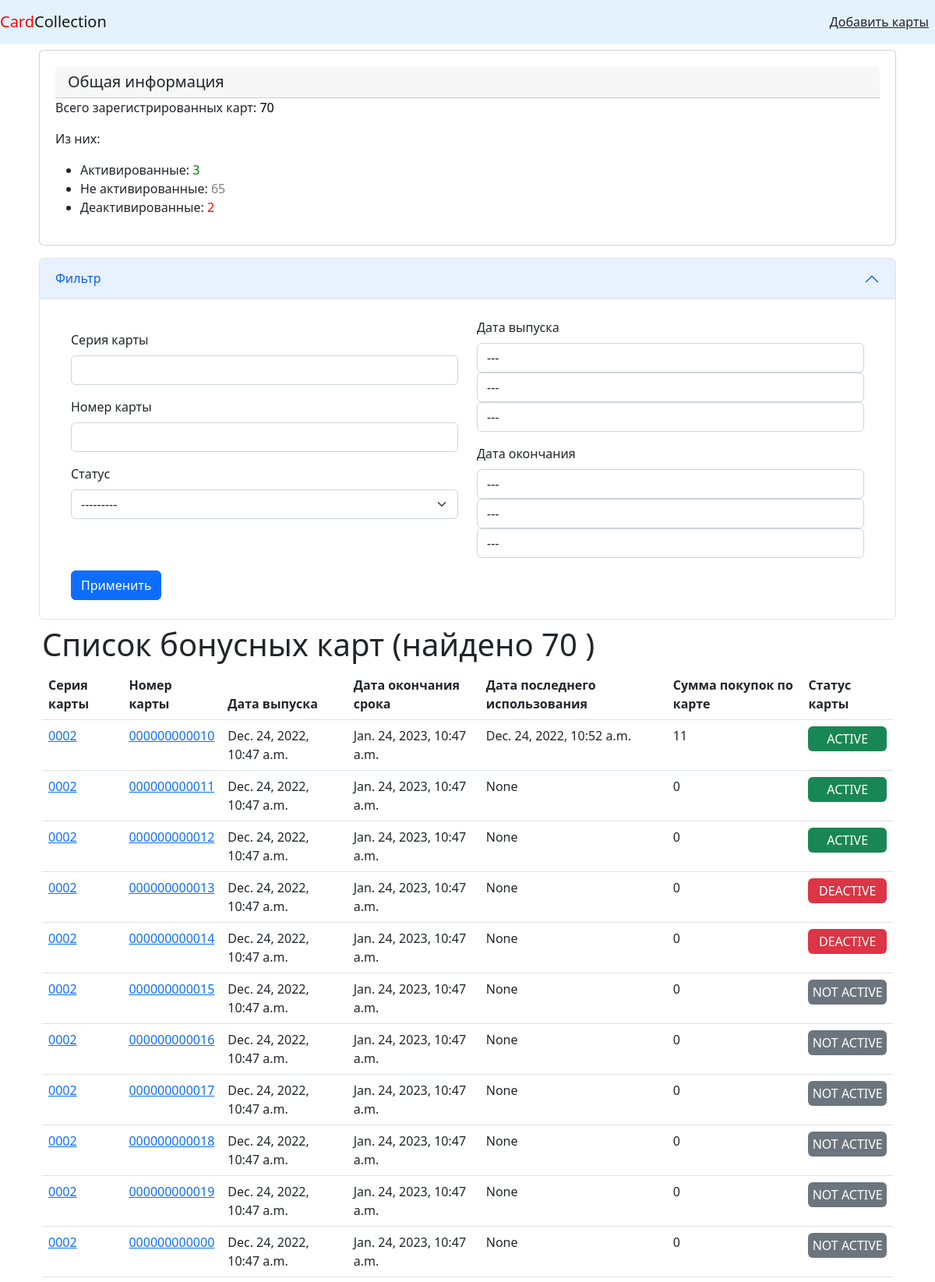
The page / (upper part) on the database its author committed.
### bonuscards/models.py (models this page shows, shortened)
class BonusCard(models.Model):
    card_series = models.CharField(max_length=4, validators=[validate_numbers],
                                   verbose_name='Серия карты')
    card_number = models.CharField(max_length=12, validators=[validate_numbers],
                                   verbose_name='Номер карты')
    release_date = models.DateTimeField(auto_now_add=True, verbose_name='Дата выпуска', )
    expire_date = models.DateTimeField(auto_now_add=False, verbose_name='Дата окончания', )
    last_active_date = models.DateTimeField(auto_now_add=False, verbose_name='Дата последнего использования', blank=True, null=True,
                                            default=None)
    total_purchases = models.PositiveIntegerField(default=0)
    status = models.CharField(max_length=100, choices=CARD_STATUS, default="NOT ACTIVE", verbose_name='Статус')
    class Meta:
        verbose_name = 'Bonus_Card'
        ordering = ('-release_date',)
        unique_together = ('card_series', 'card_number')

### bonuscards/views.py (the view)
# urls.py: path('', views.CardsView.as_view(), name='index'),
class CardsView(ListView):
    model = BonusCard
    context_object_name = 'bonuscards'
    template_name = 'main_page_with_filters_and_stats.html'
    def get_context_data(self, **kwargs):
        context = super().get_context_data(**kwargs)
        filtered_cards = CardFilter(self.request.GET, queryset=self.get_queryset())
        context['filter_form'] = filtered_cards.form
        context['filter_items_count'] = filtered_cards.qs.count()
        paginator = Paginator(filtered_cards.qs, 50)
        page = self.request.GET.get('page')
        try:
            context['filter_qs'] = paginator.page(page)
        except PageNotAnInteger:
            context['filter_qs'] = paginator.page(1)
        except EmptyPage:
            context['filter_qs'] = paginator.page(paginator.num_pages)
        context['total_cards'] = BonusCard.objects.all().count
        context['active_cards'] = BonusCard.objects.filter(status='ACTIVE').count()
        context['deactive_cards'] = BonusCard.objects.filter(status='DEACTIVE').count()
        context['not_active_cards'] = BonusCard.objects.filter(status='NOT ACTIVE').count()
        return context

### templates/main_page_with_filters_and_stats.html (shortened to what this page needs)
{% extends "base.html" %}
{% load crispy_forms_tags %}
{% load crispy_forms_filters %}
{% block content %}
    <div class="container p-2 ">
        <div class="card p-1">
            <div class="card-body">
                <h5 class="card-header">Общая информация</h5>
                <p class="card-text">Всего зарегистрированных карт: <span
                        style="color:black">{{ total_cards }}</span></p>
                <p class="card-text">Из них:</p>
                <ul>
                    <li>
                        <p class="card-text">Активированные: <span style="color:Green">{{ active_cards }}</span>
                        </p></li>
                    <li><p class="card-text">Не активированные: <span
                            style="color:Grey">{{ not_active_cards }}</span></p></li>
                    <li><p class="card-text">Деaктивированные: <span style="color:Red">{{ deactive_cards }}</span>
                    </p></li>
                </ul>
            </div>
        </div>
    </div>
    <div class="accordion p-2" id="accordionExample">
        <div class="accordion-item">
            <h2 class="accordion-header" id="headingOne">
                <button class="accordion-button" type="button" data-bs-toggle="collapse" data-bs-target="#collapseOne"
                        aria-expanded="true" aria-controls="collapseOne">
                    Фильтр
                </button>
            </h2>
            <div id="collapseOne" class="accordion-collapse collapse show" aria-labelledby="headingOne"
                 data-bs-parent="#accordionExample">
                <div class="accordion-body">
                    <div class="container p-2">
                            <form method="GET">
                                <div class="container overflow-hidden">
                                    <div class="row gy-5">
                                        <div class="col-6">
                                            <p>{{ filter_form.card_series|as_crispy_field }}</p>
                                            {{ filter_form.card_number|as_crispy_field }}
                                            {{ filter_form.status|as_crispy_field }}
                                        </div>
                                        <div class="col-6">
                                            {{ filter_form.release_date|as_crispy_field }}
                                            {{ filter_form.expire_date|as_crispy_field }}
                                        </div>
                                    </div>
                                    <button type="submit" class="btn btn-primary">Применить</button>
                                </div>
                            </form>
                        </div>
                </div>
            </div>
        </div>
    </div>
        <div class="container">
            {% if filter_qs %}
                <h1> Список бонусных карт (найдено {{ filter_items_count }} ) </h1>
                <table class="table">
                    {% include "mult_cards_table_head.html" %}
                    {% for card in filter_qs.object_list %}
                        {% include "card_item.html" with card=card %}
                    {% endfor %}
                </table>
            {% else %}
                <h5>Карт не найдено</h5>
            {% endif %}
        </div>
{% endblock %}

### templates/card_item.html
<tr>
    <td><a href=http://127.0.0.1:8000/?card_series={{ card.card_series }}>{{ card.card_series }}</a></td>
    <td>
        <a href="{% url 'card_detail' card_series=card.card_series card_number=card.card_number %}">{{ card.card_number }}</a>
    </td>
    <td>{{ card.release_date }}</td>
    <td>{{ card.expire_date }}</td>
    <td>{{ card.last_active_date }}</td>
    <td>{{ card.total_purchases }}</td>
    <td>
        {% if card.status == "NOT ACTIVE" %}
            <div class="p-1 mb-1 bg-secondary text-white rounded text-center">
                {{ card.status }}
            </div>
            {% elif card.status == "ACTIVE" %}
            <div class="p-1 mb-1 bg-success text-white rounded text-center">
                {{ card.status }}
            </div>
        {% else %}
            <div class="p-1 mb-1 bg-danger text-white rounded text-center">
                {{ card.status }}
            </div>
        {% endif %}
    </td>
</tr>

### rows shown on the page
BonusCard: card_series "0002", card_number "000000000010", release_date "Dec. 24, 2022, 10:47 a.m.", expire_date "Jan. 24, 2023, 10:47 a.m.", last_active_date "Dec. 24, 2022, 10:52 a.m.", total_purchases "11", status "ACTIVE"
BonusCard: card_series "0002", card_number "000000000011", release_date "Dec. 24, 2022, 10:47 a.m.", expire_date "Jan. 24, 2023, 10:47 a.m.", last_active_date "None", total_purchases "0", status "ACTIVE"
BonusCard: card_series "0002", card_number "000000000012", release_date "Dec. 24, 2022, 10:47 a.m.", expire_date "Jan. 24, 2023, 10:47 a.m.", last_active_date "None", total_purchases "0", status "ACTIVE"
BonusCard: card_series "0002", card_number "000000000013", release_date "Dec. 24, 2022, 10:47 a.m.", expire_date "Jan. 24, 2023, 10:47 a.m.", last_active_date "None", total_purchases "0", status "DEACTIVE"
BonusCard: card_series "0002", card_number "000000000014", release_date "Dec. 24, 2022, 10:47 a.m.", expire_date "Jan. 24, 2023, 10:47 a.m.", last_active_date "None", total_purchases "0", status "DEACTIVE"
BonusCard: card_series "0002", card_number "000000000015", release_date "Dec. 24, 2022, 10:47 a.m.", expire_date "Jan. 24, 2023, 10:47 a.m.", last_active_date "None", total_purchases "0", status "NOT ACTIVE"
BonusCard: card_series "0002", card_number "000000000016", release_date "Dec. 24, 2022, 10:47 a.m.", expire_date "Jan. 24, 2023, 10:47 a.m.", last_active_date "None", total_purchases "0", status "NOT ACTIVE"
BonusCard: card_series "0002", card_number "000000000017", release_date "Dec. 24, 2022, 10:47 a.m.", expire_date "Jan. 24, 2023, 10:47 a.m.", last_active_date "None", total_purchases "0", status "NOT ACTIVE"
BonusCard: card_series "0002", card_number "000000000018", release_date "Dec. 24, 2022, 10:47 a.m.", expire_date "Jan. 24, 2023, 10:47 a.m.", last_active_date "None", total_purchases "0", status "NOT ACTIVE"
BonusCard: card_series "0002", card_number "000000000019", release_date "Dec. 24, 2022, 10:47 a.m.", expire_date "Jan. 24, 2023, 10:47 a.m.", last_active_date "None", total_purchases "0", status "NOT ACTIVE"
BonusCard: card_series "0002", card_number "000000000000", release_date "Dec. 24, 2022, 10:47 a.m.", expire_date "Jan. 24, 2023, 10:47 a.m.", last_active_date "None", total_purchases "0", status "NOT ACTIVE"

### other values the page prints
{{ total_cards }} "70"
{{ active_cards }} "3"
{{ not_active_cards }} "65"
{{ deactive_cards }} "2"
{{ filter_items_count }} "70"
